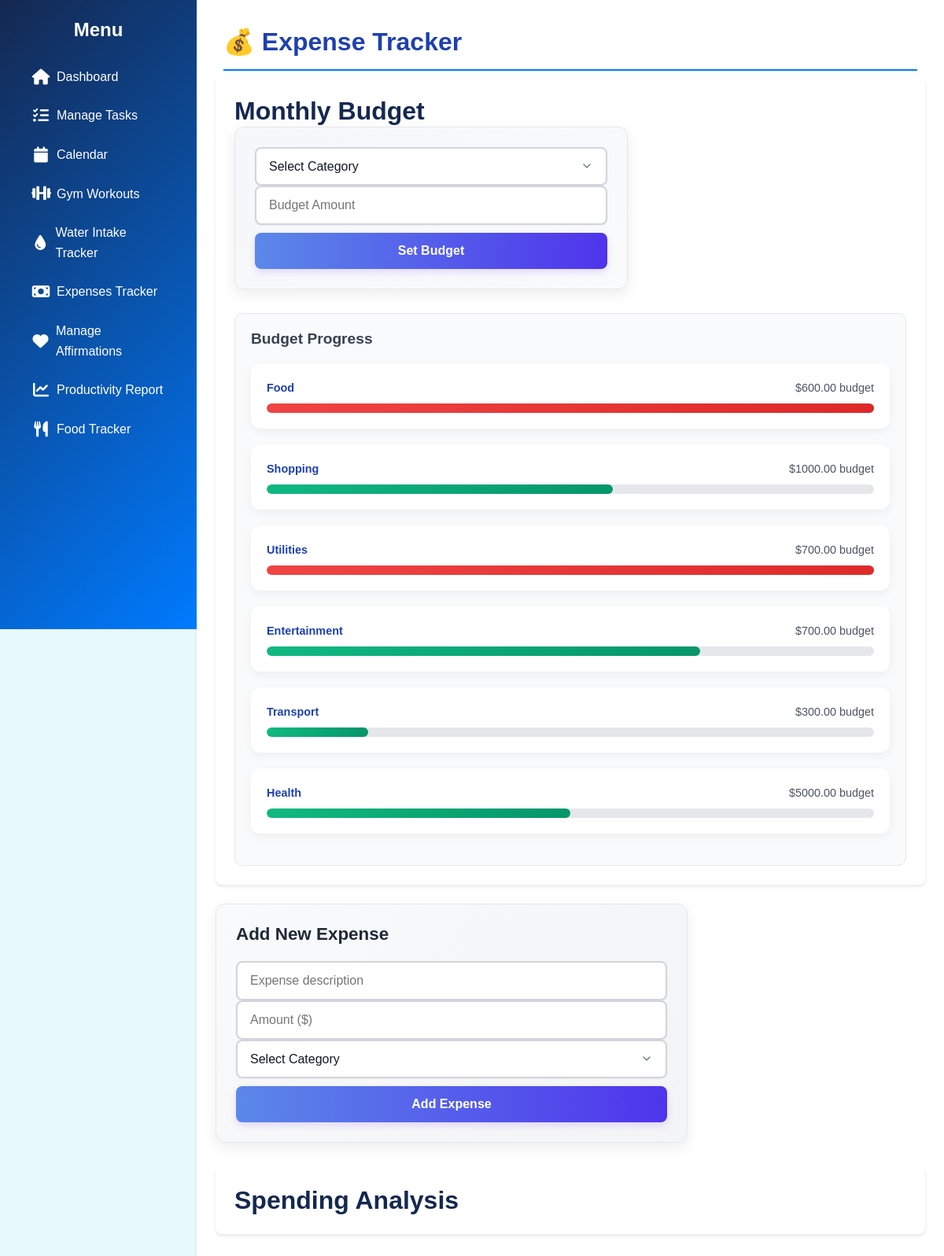
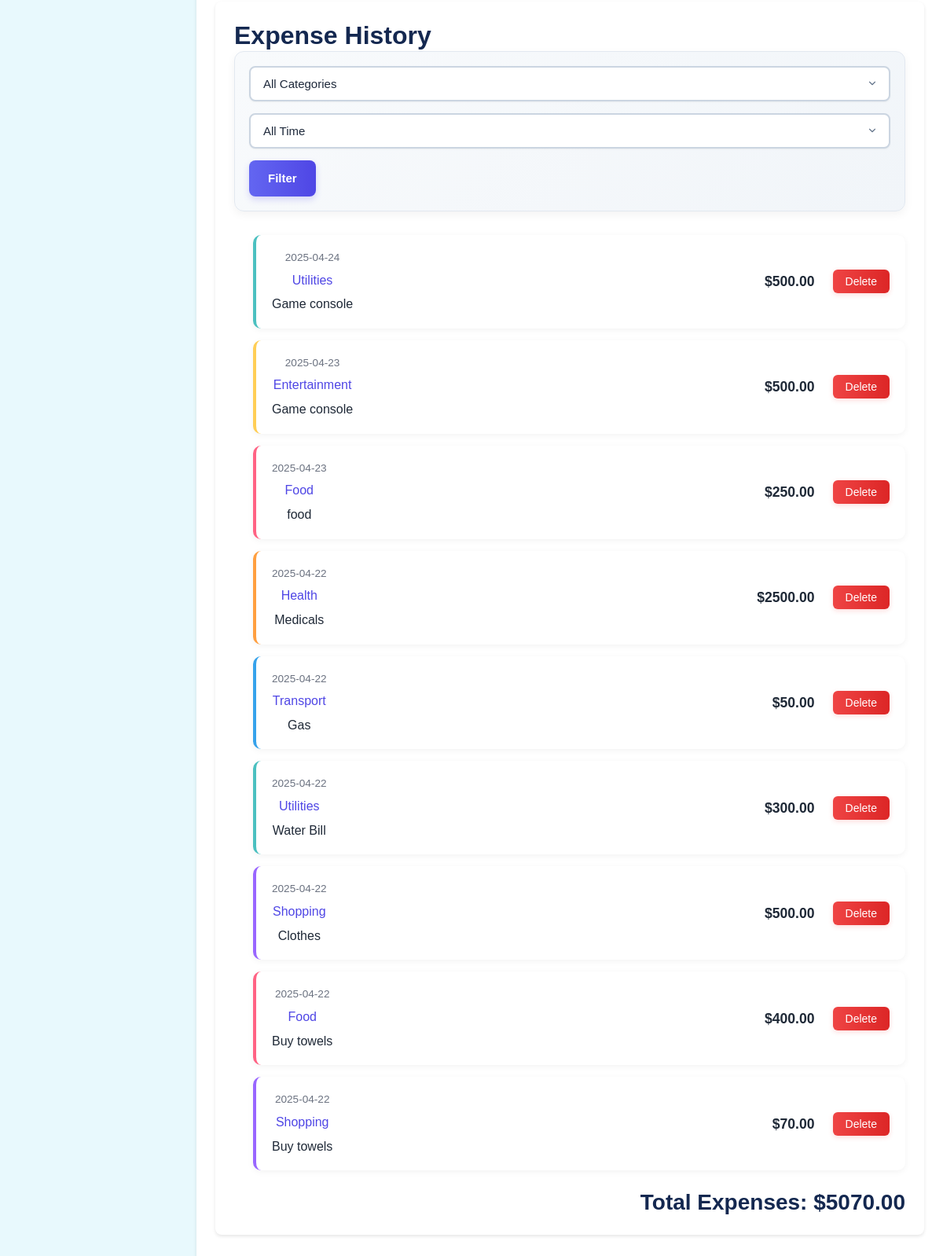
Before: /expenses with the older database file (2 pictures, top to bottom).
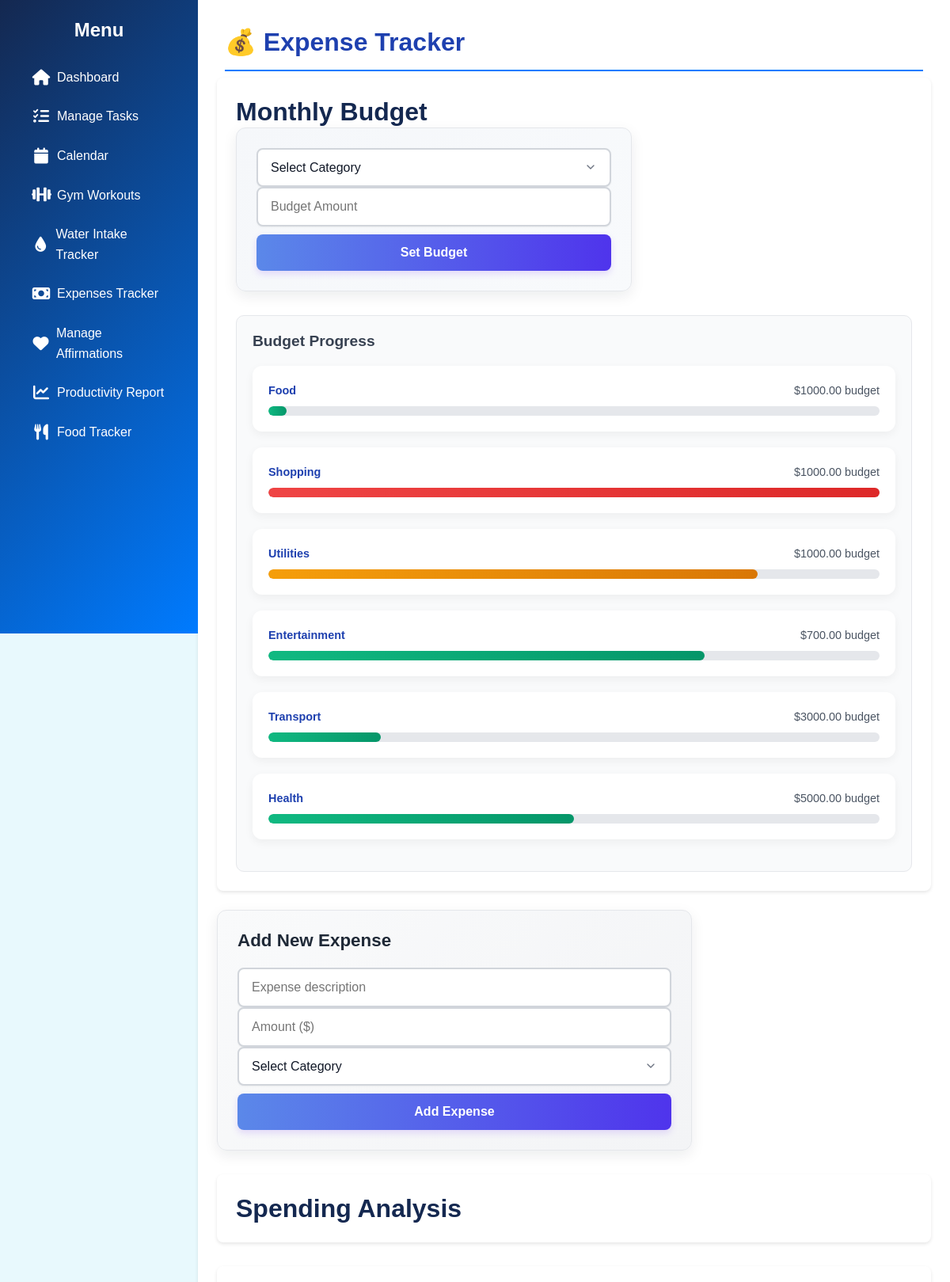
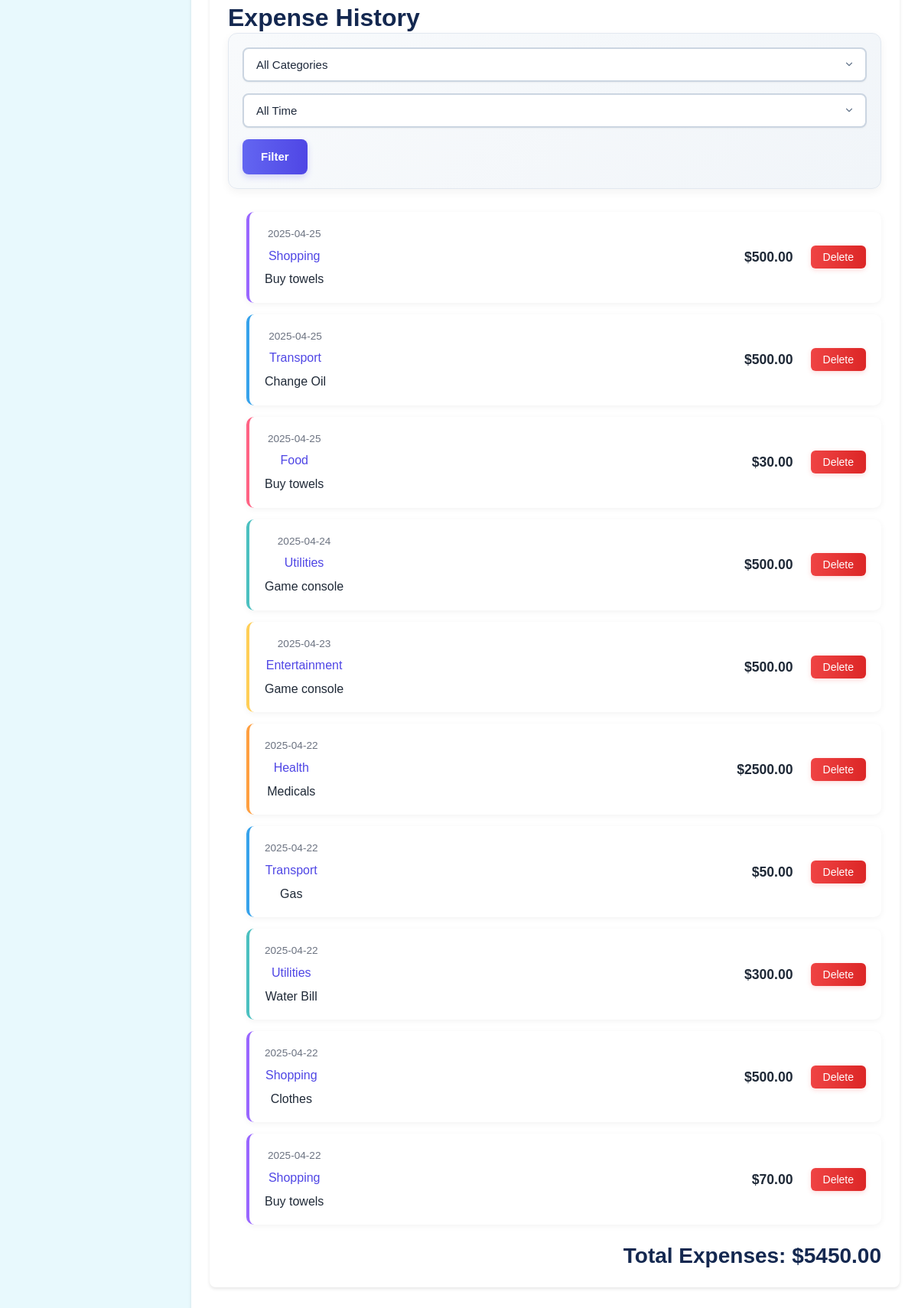
After: the same page with the newer database file (2 pictures, top to bottom).
### app.py (models this page shows)
class Budget(db.Model):
    id = db.Column(db.Integer, primary_key=True)
    category_id = db.Column(db.Integer, db.ForeignKey('expense_category.id'))
    amount = db.Column(db.Float, nullable=False)
    month = db.Column(db.Integer, nullable=False)
    year = db.Column(db.Integer, nullable=False)
    category = db.relationship('ExpenseCategory')

class ExpenseCategory(db.Model):
    id = db.Column(db.Integer, primary_key=True)
    name = db.Column(db.String(100), nullable=False, unique=True)
    color = db.Column(db.String(7))  # Hex color code

class Expense(db.Model):
    id = db.Column(db.Integer, primary_key=True)
    description = db.Column(db.String(200), nullable=False)
    amount = db.Column(db.Float, nullable=False)
    timestamp = db.Column(db.DateTime, default=db.func.now())
    category_id = db.Column(db.Integer, db.ForeignKey('expense_category.id'))
    category = db.relationship('ExpenseCategory')

### app.py (the view)
@app.route('/expenses', methods=['GET', 'POST'])
def expenses():
    today = datetime.today()
    current_month = today.month
    current_year = today.year
    category_filter = request.args.get('category_filter', '')
    time_filter = request.args.get('time_filter', 'all')
    query = Expense.query
    if category_filter:
        query = query.filter(Expense.category_id == category_filter)
    if time_filter == 'month':
        start_date = today.replace(day=1)
        query = query.filter(Expense.timestamp >= start_date)
    elif time_filter == 'week':
        start_date = today - timedelta(days=today.weekday())
        query = query.filter(Expense.timestamp >= start_date)
    filtered_expenses = query.order_by(Expense.timestamp.desc()).all()
    total_expenses = sum(exp.amount for exp in filtered_expenses)
    categories = ExpenseCategory.query.all()
    budgets = Budget.query.filter(
        Budget.month == current_month,
        Budget.year == current_year
    ).all()
    category_totals = {}
    for category in categories:
        cat_query = Expense.query.filter(Expense.category_id == category.id)
        monthly_expenses = cat_query.filter(
            extract('month', Expense.timestamp) == current_month,
            extract('year', Expense.timestamp) == current_year
        ).all()
        category_totals[category.id] = sum(exp.amount for exp in monthly_expenses)
    chart_data = {
        'categories': [],
        'months': []
    }
    for category in categories:
        chart_data['categories'].append({
            'name': category.name,
            'total': category_totals.get(category.id, 0),
            'color': category.color
        })
    for i in range(6):
        month_date = today - timedelta(days=30*i)
        month_start = month_date.replace(day=1)
        month_end = (month_start + timedelta(days=32)).replace(day=1) - timedelta(days=1)
        monthly_expenses = Expense.query.filter(
            and_(
                Expense.timestamp >= month_start,
                Expense.timestamp <= month_end
            )
        ).all()
        chart_data['months'].append({
            'date': month_start.strftime('%b %Y'),
            'total': sum(exp.amount for exp in monthly_expenses)
        })
    chart_data['months'].reverse()
    return render_template(
        'expenses.html',
        expenses=filtered_expenses,
        total=total_expenses,
        categories=categories,
        budgets=budgets,
        category_totals=category_totals,
        chart_data=chart_data,
        category_filter=category_filter,
        time_filter=time_filter,
        current_month=current_month,
        current_year=current_year
    )

### templates/expenses.html (shortened to what this page needs)
{% extends "base.html" %}
{% block content %}
<div class="expense-container">
    <h1 class="page-header">
        💰 Expense Tracker
    </h1>
    <div class="budget-section">
        <h2>Monthly Budget</h2>
        <form method="POST" action="{{ url_for('set_budget') }}">
            <select name="category_id" required>
                <option value="">Select Category</option>
            </select>
            <input type="number" step="0.01" name="amount" placeholder="Budget Amount" required>
            <button type="submit">Set Budget</button>
        </form>
        <div class="budget-progress">
            <h3>Budget Progress</h3>
            {% for budget in budgets %}
            <div class="progress-container">
                <div class="progress-label">
                    <span>{{ budget.category.name }}</span>
                    <span>${{ "%.2f"|format(budget.amount) }} budget</span>
                </div>
                {% set spent = category_totals.get(budget.category_id, 0) %}
                <div class="progress-bar">
                    <div class="progress-fill
                        {% if spent > budget.amount %}over-budget
                        {% elif spent > budget.amount * 0.75 %}near-budget
                        {% endif %}"
                        style="width: {{ (spent / budget.amount * 100) if budget.amount > 0 else 0 }}%">
                    </div>
                </div>
            </div>
            {% endfor %}
        </div>
    </div>
    <div class="expense-form">
        <h2>Add New Expense</h2>
        <form method="POST" action="{{ url_for('add_expense') }}">
            <input type="text" name="description" placeholder="Expense description" required>
            <input type="number" step="0.01" name="amount" placeholder="Amount ($)" required>
            <select name="category_id" required>
                <option value="">Select Category</option>
            </select>
            <button type="submit">Add Expense</button>
        </form>
    </div>
    <div class="charts-section">
        <h2>Spending Analysis</h2>
    </div>
    <div class="history-section">
        <h2>Expense History</h2>
        <div class="filters">
            <form method="GET" action="{{ url_for('expenses') }}">
                <select name="category_filter">
                    <option value="">All Categories</option>
                </select>
                <select name="time_filter">
                    <option value="all">All Time</option>
                </select>
                <button type="submit">Filter</button>
            </form>
        </div>
        <ul class="expense-list">
            {% for expense in expenses %}
            <li class="expense-item" style="border-left: 4px solid {{ expense.category.color }};">
                <div class="expense-info">
                    <span class="expense-date">{{ expense.timestamp.strftime('%Y-%m-%d') }}</span>
                    <span class="expense-category">{{ expense.category.name }}</span>
                    <span class="expense-desc">{{ expense.description }}</span>
                </div>
                <div class="expense-amount">
                    ${{ "%.2f"|format(expense.amount) }}
                    <form action="{{ url_for('delete_expense', expense_id=expense.id) }}" method="POST" class="delete-form">
                        <button type="submit" class="btn small danger" onclick="return confirm('Delete this expense?');">Delete</button>
                    </form>
                </div>
            </li>
            {% endfor %}
        </ul>
        <div class="total-section">
            <h3>Total Expenses: ${{ "%.2f"|format(total) }}</h3>
        </div>
    </div>
</div>
{% endblock %}

### templates/base.html (shortened to what this page needs)
<!DOCTYPE html>
<html lang="en">
<head>
    <link rel="stylesheet" href="{{ url_for('static', filename='style.css') }}">
    <link rel="stylesheet" href="https://cdnjs.cloudflare.com/ajax/libs/font-awesome/6.0.0/css/all.min.css">
</head>
<body>
    <div class="sidebar">
        <h2>Menu</h2>
        <ul>
            <li><a href="{{ url_for('home') }}"><i class="fas fa-home"></i> Dashboard</a></li>
            <li><a href="{{ url_for('task_manager') }}"><i class="fas fa-tasks"></i> Manage Tasks</a></li>
            <li><a href="{{ url_for('calendar_view') }}"><i class="fas fa-calendar"></i> Calendar</a></li>
            <li><a href="{{ url_for('workouts') }}"><i class="fas fa-dumbbell"></i> Gym Workouts</a></li>
            <li><a href="{{ url_for('water_intake') }}"><i class="fas fa-tint"></i> Water Intake Tracker</a></li>
            <li><a href="{{ url_for('expenses') }}"><i class="fas fa-money-bill"></i> Expenses Tracker</a></li>
            <li><a href="{{ url_for('affirmations') }}"><i class="fas fa-heart"></i> Manage Affirmations</a></li>
            <li><a href="{{ url_for('productivity_report') }}"><i class="fas fa-chart-line"></i> Productivity Report</a></li>
            <li><a href="{{ url_for('nutrition') }}"><i class="fas fa-utensils"></i> Food Tracker</a></li>
        </ul>
    </div>
    <main>
        {% block content %}{% endblock %}
    </main>
</body>
</html>

Changed rows visible on the page:
removed Expense: timestamp "2025-04-23", category.name "Food", description "food", amount "250.00"
removed Expense: timestamp "2025-04-22", category.name "Food", description "Buy towels", amount "400.00"
changed Budget "Food": amount "600.00" → "1000.00"
computed for Budget "Shopping": {{ (spent / budget.amount * 100) if budget.amount > 0 else 0 }} 56.99999999999999 → 107.0 (drawn)
changed Budget "Utilities": amount "700.00" → "1000.00"
changed Budget "Transport": amount "300.00" → "3000.00"
added Expense: timestamp "2025-04-25", category.name "Shopping", description "Buy towels", amount "500.00"
added Expense: timestamp "2025-04-25", category.name "Transport", description "Change Oil", amount "500.00"
added Expense: timestamp "2025-04-25", category.name "Food", description "Buy towels", amount "30.00"
Other visible differences:
{{ "%.2f"|format(total) }}: "5070.00" → "5450.00"
